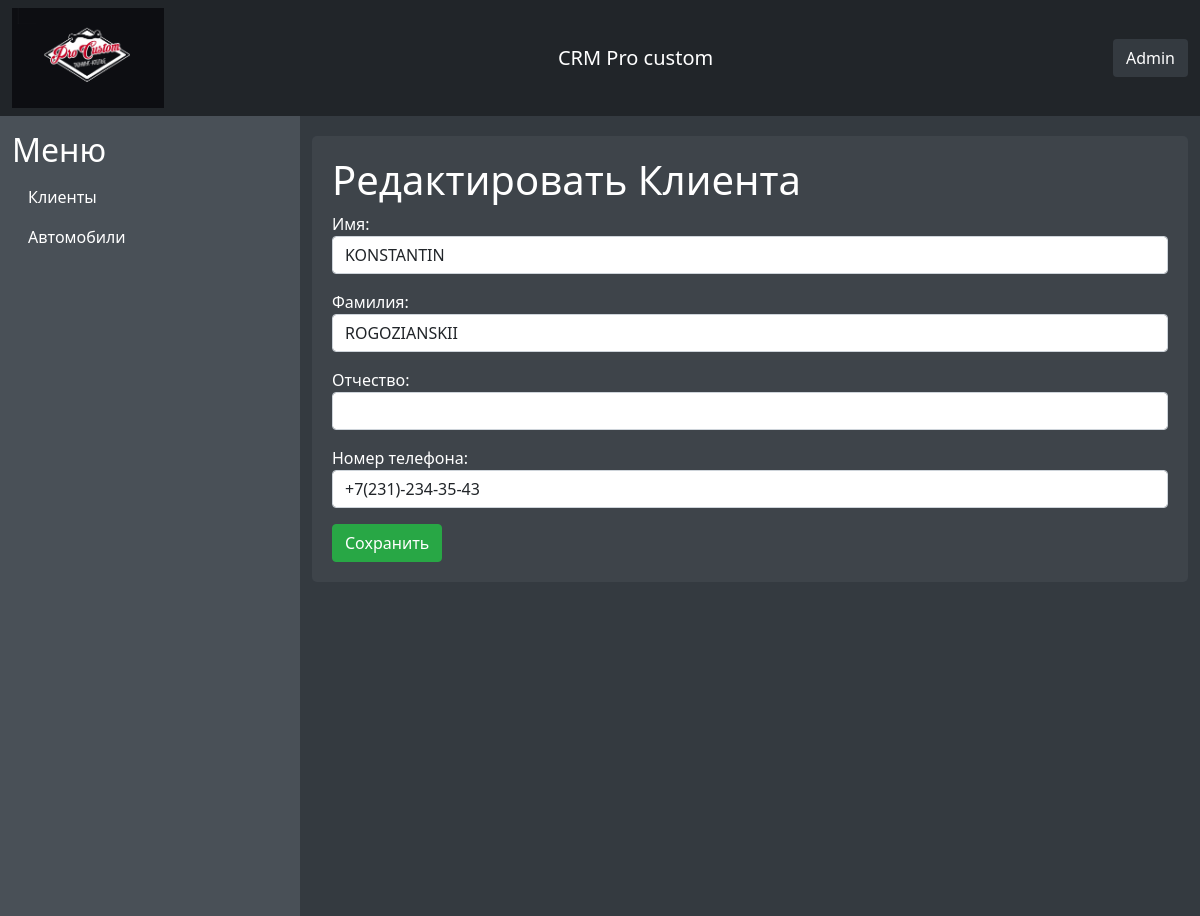
The app's page /clients/edit/10/ with its own data.
### clients/models.py (models this page shows, shortened)
class Client(models.Model):
    first_name = models.CharField(max_length=100)
    last_name = models.CharField(max_length=100)
    middle_name = models.CharField(max_length=100, blank=True, null=True)
    phone_number = models.CharField(max_length=17)

### clients/views.py (the view)
# urls.py: path('edit/<int:pk>/', views.client_edit, name='client_edit'),
def client_edit(request, pk):
    client = get_object_or_404(Client, pk=pk)
    if request.method == 'POST':
        form = ClientForm(request.POST, instance=client)
        if form.is_valid():
            form.save()
            return redirect('client_list')
    else:
        form = ClientForm(instance=client)
    return render(request, 'clients/client_form.html', {'form': form})

### clients/forms.py (shortened to what this page needs)
class ClientForm(forms.ModelForm):
    class Meta:
        model = Client
        fields = ['first_name', 'last_name', 'middle_name', 'phone_number']
        labels = {
            'first_name': 'Имя',
            'last_name': 'Фамилия',
            'middle_name': 'Отчество',
            'phone_number': 'Номер телефона'
        }
        widgets = {
            'first_name': forms.TextInput(attrs={'class': 'form-control form-control-half'}),
            'last_name': forms.TextInput(attrs={'class': 'form-control form-control-half'}),
            'middle_name': forms.TextInput(attrs={'class': 'form-control form-control-half'}),
            'phone_number': forms.TextInput(attrs={'class': 'form-control form-control-half', 'placeholder': '+7(XXX)-XXX-XX-XX'}),
        }

### templates/clients/client_form.html (shortened to what this page needs)
{% extends 'main/base.html' %}
{% block content %}
<h1>{% if form.instance.pk %}Редактировать{% else %}Добавить{% endif %} Клиента</h1>
<form method="post">
    <div class="mb-3">
        {{ form.first_name.label_tag }}
        {{ form.first_name }}
    </div>
    <div class="mb-3">
        {{ form.last_name.label_tag }}
        {{ form.last_name }}
    </div>
    <div class="mb-3">
        {{ form.middle_name.label_tag }}
        {{ form.middle_name }}
    </div>
    <div class="mb-3">
        {{ form.phone_number.label_tag }}
        {{ form.phone_number }}
    </div>
    <button type="submit" class="btn btn-success">Сохранить</button>
</form>
{% endblock %}

### static/css/global_styles.css (style rules this page uses)
body { background-color: #343a40; color: #ffffff; }
.btn-success { background-color: #28a745 !important; border-color: #28a745 !important; }

### static/css/table_styles.css (style rules this page uses)
.btn { display: inline-block; font-weight: 400; color: #fff; text-align: center; vertical-align: middle; user-select: none; background-color: #343a40; border: 1px solid transparent; padding: 0.375rem 0.75rem; font-size: 1rem; line-height: 1.5; border-radius: 0.25rem; transition: color 0.15s ease-in-out, background-color 0.15s ease-in-out, border-color 0.15s ease-in-out, box-shadow 0.15s ease-in-out; }

### records on screen
Client: first_name "KONSTANTIN", last_name "ROGOZIANSKII", phone_number "+7(231)-234-35-43"
